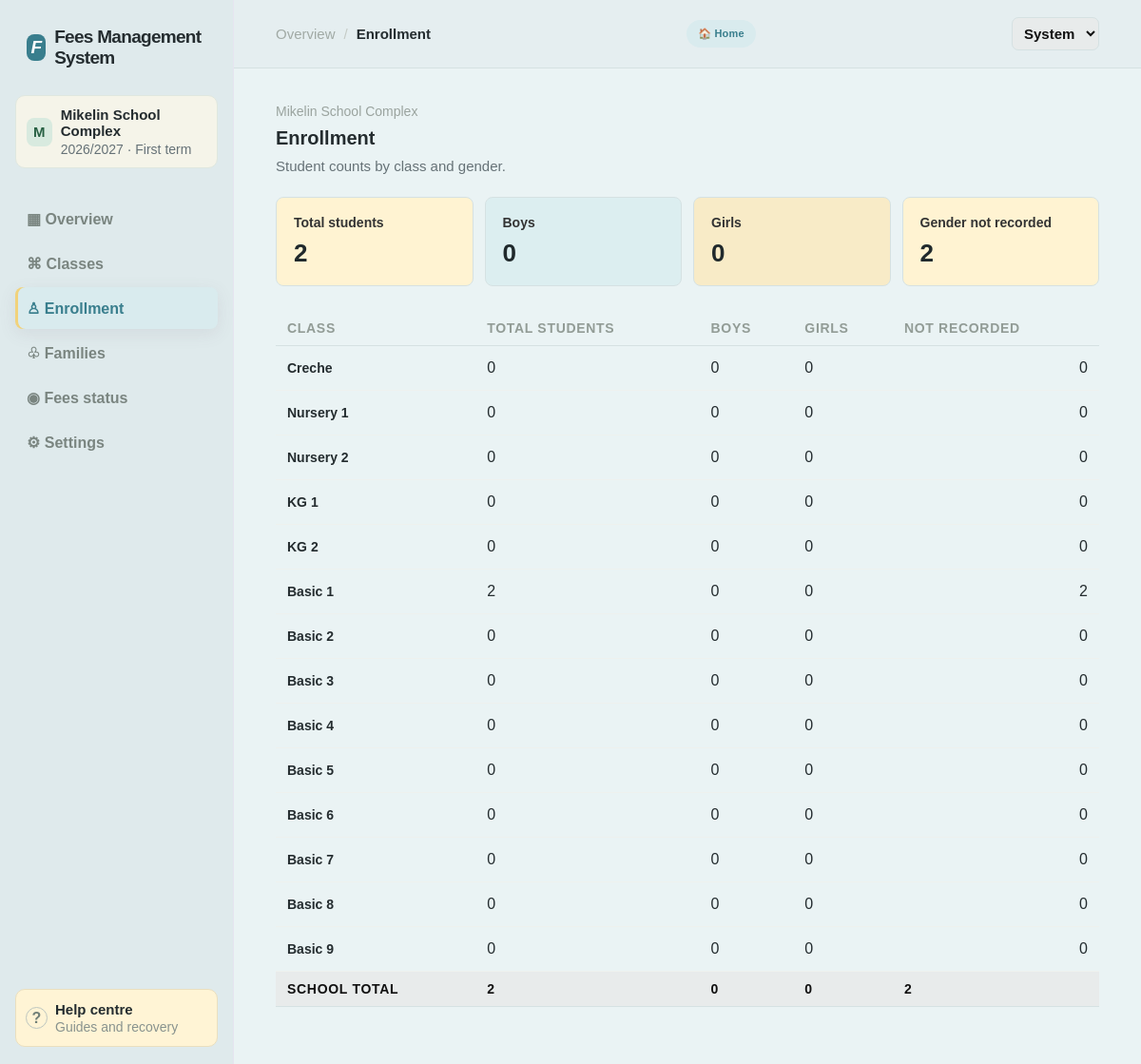
The app's page /enrollment with its own data.
### tables this page shows
CREATE TABLE settings (key TEXT PRIMARY KEY, value TEXT NOT NULL);

CREATE TABLE classes (id TEXT PRIMARY KEY, name TEXT NOT NULL, sort_order INTEGER NOT NULL);

### app.py (the view)
@app.get("/enrollment")
def enrollment_page():
    classes = db().execute("""
        SELECT c.id, c.name, COUNT(s.id) AS total,
            SUM(CASE WHEN s.gender='male' THEN 1 ELSE 0 END) AS boys,
            SUM(CASE WHEN s.gender='female' THEN 1 ELSE 0 END) AS girls,
            SUM(CASE WHEN s.id IS NOT NULL AND s.gender NOT IN ('male', 'female') THEN 1 ELSE 0 END) AS unrecorded
        FROM classes c LEFT JOIN students s ON s.class_id=c.id
        GROUP BY c.id, c.name, c.sort_order
        ORDER BY c.sort_order
    """).fetchall()
    totals = {"students": sum(row["total"] for row in classes), "boys": sum(row["boys"] for row in classes), "girls": sum(row["girls"] for row in classes), "unrecorded": sum(row["unrecorded"] for row in classes)}
    return render_template("enrollment.html", classes=classes, totals=totals, page="Enrollment")

### app.py (called while the page is built)
def school_registry_connection():
    connection = sqlite3.connect(SCHOOLS_DATABASE)
    connection.row_factory = sqlite3.Row
    return connection

def list_schools():
    connection = school_registry_connection()
    schools = [dict(row) for row in connection.execute("SELECT id, name FROM schools ORDER BY name").fetchall()]
    connection.close()
    return schools

def active_school_id():
    if not has_request_context():
        return "default"
    requested_id = request.cookies.get("school_id", "default")
    connection = school_registry_connection()
    school = connection.execute("SELECT id FROM schools WHERE id=?", (requested_id,)).fetchone()
    connection.close()
    return school["id"] if school else "default"

def school_database_path():
    if not has_request_context():
        return DATABASE
    school_id = active_school_id()
    connection = school_registry_connection()
    school = connection.execute("SELECT database_file FROM schools WHERE id=?", (school_id,)).fetchone()
    connection.close()
    return SCHOOLS_DATABASE.parent / school["database_file"] if school and school_id != "default" else DATABASE

def connect_db(database_path=None):
    connection = sqlite3.connect(database_path or school_database_path())
    connection.row_factory = sqlite3.Row
    connection.execute("PRAGMA foreign_keys = ON")
    return connection

def db():
    if "db" not in g:
        g.db = connect_db()
    return g.db

def current_period():
    rows = db().execute("SELECT key, value FROM settings WHERE key IN ('academic_year', 'term')").fetchall()
    settings = {row["key"]: row["value"] for row in rows}
    return settings.get("academic_year", ACADEMIC_YEAR), int(settings.get("term", 1))

def fee_config(class_id, academic_year, term):
    row = db().execute("SELECT fees, textbooks, exercise_books, notebooks FROM fees WHERE class_id=? AND academic_year=? AND term=?", (class_id, academic_year, term)).fetchone()
    return dict(row) if row else {"fees": 0, "textbooks": 0, "exercise_books": 0, "notebooks": 0}

### templates/enrollment.html (shortened to what this page needs)
<!doctype html>
<html lang="en">
<head>
    <link rel="stylesheet" href="{{ url_for('static_css') }}">
</head>
<body class="theme-{{ theme }}{% if school_background_url %} has-school-background{% endif %}" >
    <div class="app-shell">
        <aside class="sidebar">
            <div class="brand"><span class="brand-mark">F</span><span>Fees Management System</span></div>
            <div class="school-switcher">{% if school_logo_url %}<img class="school-logo" src="{{ school_logo_url }}"
                    alt="{{ school_name }} logo">{% else %}<span class="school-avatar">{{ school_name[:1]|upper
                    }}</span>{% endif %}<span><b>{{
                        school_name }}</b><small>{{ academic_year }} · {{ term_name }}</small></span></div>
            <nav class="main-nav">
                <a class="nav-item" href="{{ url_for('dashboard') }}">▦ Overview</a>
                <a class="nav-item" href="{{ url_for('classes_page') }}">⌘ Classes</a>
                <a class="nav-item active" href="{{ url_for('enrollment_page') }}">♙ Enrollment</a>
                <a class="nav-item" href="{{ url_for('families_page') }}">♧ Families</a>
                <a class="nav-item" href="{{ url_for('fees_status_page') }}">◉ Fees status</a>
                <a class="nav-item" href="{{ url_for('settings_page') }}">⚙ Settings</a>
            </nav>
            <a class="sidebar-footer help-link" href="{{ url_for('help_page') }}"><span
                    class="help-dot">?</span><span><b>Help centre</b><small>Guides and recovery</small></span></a>
        </aside>
        <main class="main-content">
            <header class="topbar">
                <div class="breadcrumb"><a href="{{ url_for('dashboard') }}">Overview</a><span
                        class="slash">/</span><strong>Enrollment</strong></div>
                <a class="home-button" href="{{ url_for('dashboard') }}">🏠 Home</a>
                <form class="theme-switcher" method="post" action="{{ url_for('set_theme') }}"><select name="theme"
                        aria-label="Colour theme" onchange="this.form.submit()">
                        <option value="system" {% if theme=='system' %}selected{% endif %}>System</option>
                    </select></form>
            </header>
            <section class="page-content">
                <div class="page-title-row">
                    <div>
                        <p class="eyebrow">{{ school_name }}</p>
                        <h1>Enrollment</h1>
                        <p class="subheading">Student counts by class and gender.</p>
                    </div>
                </div>
                <section class="enrollment-summary" aria-label="School enrollment totals">
                    <article><span>Total students</span><strong>{{ totals.students }}</strong></article>
                    <article><span>Boys</span><strong>{{ totals.boys }}</strong></article>
                    <article><span>Girls</span><strong>{{ totals.girls }}</strong></article>
                    <article><span>Gender not recorded</span><strong>{{ totals.unrecorded }}</strong></article>
                </section>
                <div class="student-table-wrap enrollment-table-wrap">
                    <table>
                        <thead>
                            <tr>
                                <th>Class</th>
                                <th>Total students</th>
                                <th>Boys</th>
                                <th>Girls</th>
                                <th>Not recorded</th>
                            </tr>
                        </thead>
                        <tbody>{% for item in classes %}<tr>
                                <td><a class="student-link" href="{{ url_for('class_details', class_id=item.id) }}">{{
                                        item.name }}</a></td>
                                <td>{{ item.total }}</td>
                                <td>{{ item.boys }}</td>
                                <td>{{ item.girls }}</td>
                                <td>{{ item.unrecorded }}</td>
                            </tr>{% endfor %}
                            <tr class="enrollment-total">
                                <th>School total</th>
                                <th>{{ totals.students }}</th>
                                <th>{{ totals.boys }}</th>
                                <th>{{ totals.girls }}</th>
                                <th>{{ totals.unrecorded }}</th>
                            </tr>
                        </tbody>
                    </table>
                </div>
            </section>
        </main>
    </div>
</body>
</html>

### records on screen
settings: value "M", value "Mikelin School Complex"
settings: value "2026/2027"
classes: name "Creche", total "0", boys "0", girls "0", unrecorded "0"
classes: name "Nursery 1", total "0", boys "0", girls "0", unrecorded "0"
classes: name "Nursery 2", total "0", boys "0", girls "0", unrecorded "0"
classes: name "KG 1", total "0", boys "0", girls "0", unrecorded "0"
classes: name "KG 2", total "0", boys "0", girls "0", unrecorded "0"
classes: name "Basic 1", total "2", boys "0", girls "0", unrecorded "2"
classes: name "Basic 2", total "0", boys "0", girls "0", unrecorded "0"
classes: name "Basic 3", total "0", boys "0", girls "0", unrecorded "0"
classes: name "Basic 4", total "0", boys "0", girls "0", unrecorded "0"
classes: name "Basic 5", total "0", boys "0", girls "0", unrecorded "0"
classes: name "Basic 6", total "0", boys "0", girls "0", unrecorded "0"
classes: name "Basic 7", total "0", boys "0", girls "0", unrecorded "0"
classes: name "Basic 8", total "0", boys "0", girls "0", unrecorded "0"
classes: name "Basic 9", total "0", boys "0", girls "0", unrecorded "0"

### other values on screen
{{ term_name }} "First term"
{{ totals.students }} "2"
{{ totals.boys }} "0"
{{ totals.girls }} "0"
{{ totals.unrecorded }} "2"
